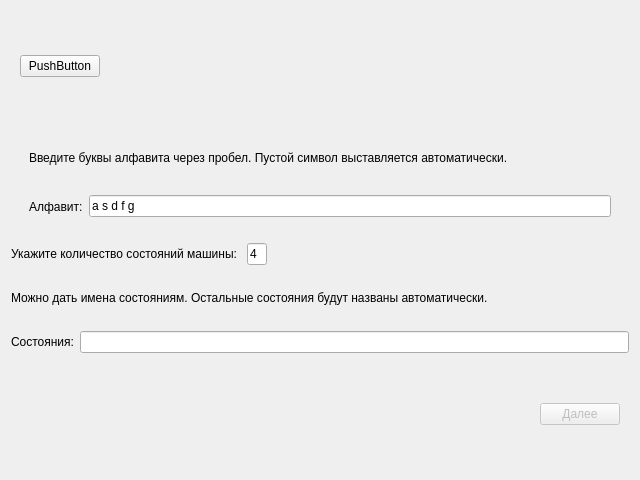
<?xml version="1.0" encoding="UTF-8"?>
<ui version="4.0">
 <class>CreateProjectForm</class>
 <widget class="QWidget" name="CreateProjectForm">
  <property name="geometry">
   <rect>
    <x>0</x>
    <y>0</y>
    <width>640</width>
    <height>480</height>
   </rect>
  </property>
  <property name="windowTitle">
   <string>Form</string>
  </property>
  <layout class="QVBoxLayout" name="verticalLayout_3">
   <item>
    <widget class="QWidget" name="widget_2" native="true">
     <layout class="QHBoxLayout" name="horizontalLayout_2">
      <item>
       <widget class="QPushButton" name="pushButton_2">
        <property name="text">
         <string>PushButton</string>
        </property>
       </widget>
      </item>
      <item>
       <spacer name="horizontalSpacer_2">
        <property name="orientation">
         <enum>Qt::Horizontal</enum>
        </property>
        <property name="sizeHint" stdset="0">
         <size>
          <width>515</width>
          <height>20</height>
         </size>
        </property>
       </spacer>
      </item>
     </layout>
    </widget>
   </item>
   <item>
    <widget class="QWidget" name="widget_6" native="true">
     <layout class="QVBoxLayout" name="verticalLayout">
      <item>
       <widget class="QWidget" name="widget_5" native="true">
        <layout class="QHBoxLayout" name="horizontalLayout_5">
         <item>
          <widget class="QLabel" name="label_3">
           <property name="text">
            <string>Введите буквы алфавита через пробел. Пустой символ выставляется автоматически.</string>
           </property>
          </widget>
         </item>
        </layout>
       </widget>
      </item>
      <item>
       <widget class="QWidget" name="widget_3" native="true">
        <layout class="QHBoxLayout" name="horizontalLayout_3">
         <item>
          <widget class="QLabel" name="label">
           <property name="text">
            <string>Алфавит:</string>
           </property>
          </widget>
         </item>
         <item>
          <widget class="QLineEdit" name="lineEdit_alphabet">
           <property name="text">
            <string>a s d f g</string>
           </property>
          </widget>
         </item>
        </layout>
       </widget>
      </item>
     </layout>
    </widget>
   </item>
   <item>
    <layout class="QVBoxLayout" name="verticalLayout_2">
     <item>
      <layout class="QHBoxLayout" name="horizontalLayout_6">
       <item>
        <widget class="QLabel" name="label_4">
         <property name="text">
          <string>Укажите количество состояний машины: </string>
         </property>
        </widget>
       </item>
       <item>
        <widget class="QLineEdit" name="lineEdit_count_of_states">
         <property name="maximumSize">
          <size>
           <width>20</width>
           <height>16777215</height>
          </size>
         </property>
         <property name="text">
          <string>4</string>
         </property>
        </widget>
       </item>
       <item>
        <spacer name="horizontalSpacer_3">
         <property name="orientation">
          <enum>Qt::Horizontal</enum>
         </property>
         <property name="sizeHint" stdset="0">
          <size>
           <width>40</width>
           <height>20</height>
          </size>
         </property>
        </spacer>
       </item>
      </layout>
     </item>
     <item>
      <layout class="QHBoxLayout" name="horizontalLayout_7">
       <item>
        <widget class="QLabel" name="label_5">
         <property name="text">
          <string>Можно дать имена состояниям. Остальные состояния будут названы автоматически.</string>
         </property>
        </widget>
       </item>
      </layout>
     </item>
     <item>
      <layout class="QHBoxLayout" name="horizontalLayout_8">
       <item>
        <widget class="QLabel" name="label_6">
         <property name="text">
          <string>Состояния:</string>
         </property>
        </widget>
       </item>
       <item>
        <widget class="QLineEdit" name="lineEdit_states">
         <property name="enabled">
          <bool>true</bool>
         </property>
        </widget>
       </item>
      </layout>
     </item>
    </layout>
   </item>
   <item>
    <widget class="QWidget" name="widget" native="true">
     <layout class="QHBoxLayout" name="horizontalLayout">
      <item>
       <spacer name="horizontalSpacer">
        <property name="orientation">
         <enum>Qt::Horizontal</enum>
        </property>
        <property name="sizeHint" stdset="0">
         <size>
          <width>515</width>
          <height>20</height>
         </size>
        </property>
       </spacer>
      </item>
      <item>
       <widget class="QPushButton" name="pushButton_next">
        <property name="enabled">
         <bool>false</bool>
        </property>
        <property name="text">
         <string>Далее</string>
        </property>
       </widget>
      </item>
     </layout>
    </widget>
   </item>
  </layout>
 </widget>
 <resources/>
 <connections/>
</ui>
